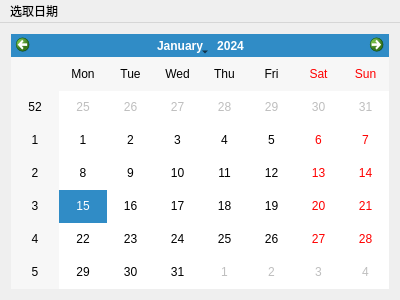
<?xml version="1.0" encoding="UTF-8"?>
<ui version="4.0">
 <class>MainWindow</class>
 <widget class="QMainWindow" name="MainWindow">
  <property name="geometry">
   <rect>
    <x>0</x>
    <y>0</y>
    <width>400</width>
    <height>300</height>
   </rect>
  </property>
  <property name="windowTitle">
   <string>DateSelector</string>
  </property>
  <widget class="QWidget" name="centralWidget">
   <layout class="QGridLayout" name="gridLayout">
    <item row="0" column="0">
     <widget class="QCalendarWidget" name="calendar"/>
    </item>
   </layout>
  </widget>
  <widget class="QMenuBar" name="menuBar">
   <property name="geometry">
    <rect>
     <x>0</x>
     <y>0</y>
     <width>400</width>
     <height>25</height>
    </rect>
   </property>
   <widget class="QMenu" name="menu">
    <property name="title">
     <string>选取日期</string>
    </property>
    <addaction name="action"/>
   </widget>
   <addaction name="menu"/>
  </widget>
  <action name="action">
   <property name="text">
    <string>Pick a Date...</string>
   </property>
   <property name="shortcut">
    <string>Ctrl+P</string>
   </property>
  </action>
 </widget>
 <layoutdefault spacing="6" margin="11"/>
 <resources/>
 <connections/>
</ui>
